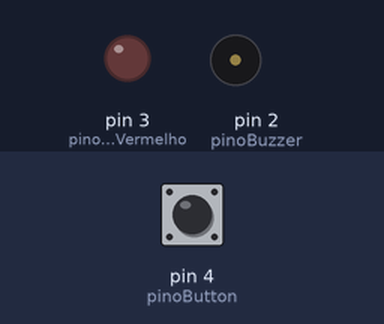
Bench run of a sketch on a simulated Arduino Uno, built with avr-gcc and run on an emulated ATmega328P. Parts: output pins drawn as LEDs (lit = HIGH), buzzer (waves = sounding). The inputs (shaded band) are chosen by the test bench; at power-on: pin 4 (pinoButton) LOW.

Above: at 2.2 s.
2.3 s: pin 4 (pinoButton) pulled HIGH for 0.15 s
At 2.6 s:
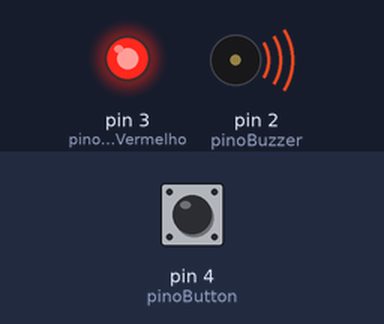
3.9 s: pin 4 (pinoButton) pulled HIGH for 1 s
Timing chart, 0 to 6.9 s (numbered marks = the images above; inputs shaded):
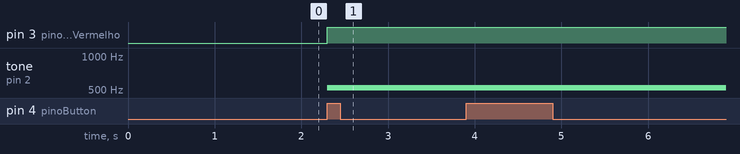

Measured:
- after the input at 2.3 s, pin 3 (pinoLedVermelho): LOW → HIGH at once; tone on pin 2 (pinoBuzzer): silent → 523 Hz at once

The sketch:

Buzzer_botao.ino
```cpp
// constante para o pino da buzzer
#define pinoBuzzer 2

// Constante do led
#define pinoLedVermelho 3

// constante do botao
#define pinoButton 4


//declaraçao da variavel de estado do botao

void setup() {
  Serial.begin(9600);

  // modo do pino
  pinMode(pinoBuzzer, OUTPUT);
  pinMode(pinoLedVermelho, OUTPUT);
  pinMode(pinoButton, INPUT);
  delay(1000);  // parada estratégica
}

void loop() {

  if (digitalRead(pinoButton) == 1) {
  tone(pinoBuzzer, 523); //Nota C
  digitalWrite(pinoLedVermelho, HIGH);
  }


else if (digitalRead(pinoButton) == 1) {
      noTone(pinoBuzzer); //desliga a buzzer
    digitalWrite(pinoLedVermelho, LOW);// apaga o led

  }
}
```
